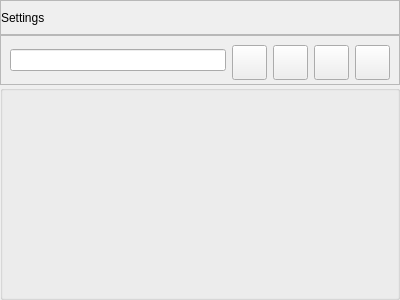
<?xml version="1.0" encoding="UTF-8"?>
<ui version="4.0">
 <class>SettingsPage</class>
 <widget class="QFrame" name="SettingsPage">
  <property name="geometry">
   <rect>
    <x>0</x>
    <y>0</y>
    <width>400</width>
    <height>300</height>
   </rect>
  </property>
  <property name="windowTitle">
   <string>Frame</string>
  </property>
  <layout class="QGridLayout" name="gridLayout">
   <property name="leftMargin">
    <number>0</number>
   </property>
   <property name="topMargin">
    <number>0</number>
   </property>
   <property name="rightMargin">
    <number>0</number>
   </property>
   <property name="bottomMargin">
    <number>0</number>
   </property>
   <property name="spacing">
    <number>0</number>
   </property>
   <item row="0" column="0">
    <widget class="QFrame" name="TitleBar">
     <property name="minimumSize">
      <size>
       <width>0</width>
       <height>35</height>
      </size>
     </property>
     <property name="maximumSize">
      <size>
       <width>16777215</width>
       <height>35</height>
      </size>
     </property>
     <property name="baseSize">
      <size>
       <width>0</width>
       <height>50</height>
      </size>
     </property>
     <property name="frameShape">
      <enum>QFrame::StyledPanel</enum>
     </property>
     <property name="frameShadow">
      <enum>QFrame::Raised</enum>
     </property>
     <layout class="QGridLayout" name="gridLayout_2">
      <property name="leftMargin">
       <number>0</number>
      </property>
      <property name="topMargin">
       <number>0</number>
      </property>
      <property name="rightMargin">
       <number>0</number>
      </property>
      <property name="bottomMargin">
       <number>0</number>
      </property>
      <property name="spacing">
       <number>0</number>
      </property>
      <item row="0" column="0">
       <widget class="QLabel" name="filePageTitle">
        <property name="text">
         <string>Settings</string>
        </property>
       </widget>
      </item>
     </layout>
    </widget>
   </item>
   <item row="1" column="0">
    <widget class="QFrame" name="actionBar">
     <property name="maximumSize">
      <size>
       <width>16777215</width>
       <height>50</height>
      </size>
     </property>
     <property name="frameShape">
      <enum>QFrame::StyledPanel</enum>
     </property>
     <property name="frameShadow">
      <enum>QFrame::Raised</enum>
     </property>
     <layout class="QGridLayout" name="gridLayout_3">
      <item row="0" column="0">
       <widget class="QLineEdit" name="searchEdit">
        <property name="inputMask">
         <string/>
        </property>
        <property name="text">
         <string/>
        </property>
        <property name="maxLength">
         <number>32767</number>
        </property>
        <property name="echoMode">
         <enum>QLineEdit::Normal</enum>
        </property>
       </widget>
      </item>
      <item row="0" column="3">
       <widget class="QToolButton" name="folderCreateButton">
        <property name="minimumSize">
         <size>
          <width>35</width>
          <height>35</height>
         </size>
        </property>
        <property name="text">
         <string/>
        </property>
        <property name="iconSize">
         <size>
          <width>24</width>
          <height>24</height>
         </size>
        </property>
       </widget>
      </item>
      <item row="0" column="1">
       <widget class="QPushButton" name="searchButton">
        <property name="minimumSize">
         <size>
          <width>35</width>
          <height>35</height>
         </size>
        </property>
        <property name="maximumSize">
         <size>
          <width>35</width>
          <height>35</height>
         </size>
        </property>
        <property name="text">
         <string/>
        </property>
       </widget>
      </item>
      <item row="0" column="2">
       <widget class="QToolButton" name="fileUploadButton">
        <property name="minimumSize">
         <size>
          <width>35</width>
          <height>35</height>
         </size>
        </property>
        <property name="text">
         <string/>
        </property>
        <property name="iconSize">
         <size>
          <width>24</width>
          <height>24</height>
         </size>
        </property>
       </widget>
      </item>
      <item row="0" column="4">
       <widget class="QToolButton" name="fileRefreshButton_2">
        <property name="minimumSize">
         <size>
          <width>35</width>
          <height>35</height>
         </size>
        </property>
        <property name="text">
         <string/>
        </property>
        <property name="iconSize">
         <size>
          <width>24</width>
          <height>24</height>
         </size>
        </property>
       </widget>
      </item>
     </layout>
    </widget>
   </item>
   <item row="2" column="0">
    <widget class="QGroupBox" name="pageContents">
     <property name="title">
      <string/>
     </property>
     <layout class="QGridLayout" name="gridLayout_20">
      <property name="leftMargin">
       <number>0</number>
      </property>
      <property name="topMargin">
       <number>0</number>
      </property>
      <property name="rightMargin">
       <number>0</number>
      </property>
      <property name="bottomMargin">
       <number>0</number>
      </property>
      <property name="horizontalSpacing">
       <number>0</number>
      </property>
      <property name="verticalSpacing">
       <number>4</number>
      </property>
     </layout>
    </widget>
   </item>
  </layout>
 </widget>
 <resources/>
 <connections/>
</ui>
